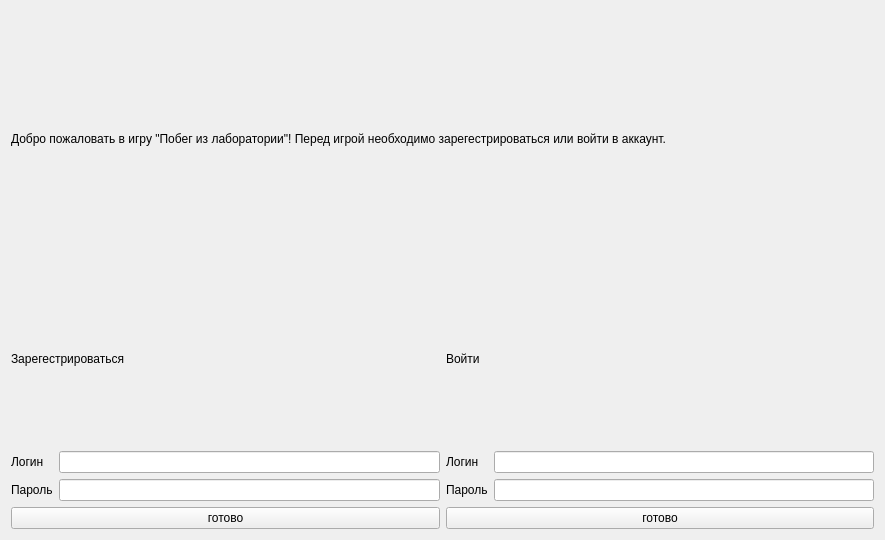
<?xml version="1.0" encoding="UTF-8"?>
<ui version="4.0">
 <class>Form</class>
 <widget class="QWidget" name="Form">
  <property name="geometry">
   <rect>
    <x>0</x>
    <y>0</y>
    <width>885</width>
    <height>540</height>
   </rect>
  </property>
  <property name="windowTitle">
   <string>Form</string>
  </property>
  <layout class="QVBoxLayout" name="verticalLayout_2">
   <item>
    <layout class="QVBoxLayout" name="verticalLayout">
     <item>
      <widget class="QLabel" name="label">
       <property name="text">
        <string>Добро пожаловать в игру &quot;Побег из лаборатории&quot;! Перед игрой необходимо зарегестрироваться или войти в аккаунт.</string>
       </property>
      </widget>
     </item>
     <item>
      <layout class="QHBoxLayout" name="horizontalLayout">
       <item>
        <layout class="QVBoxLayout" name="verticalLayout_3">
         <item>
          <widget class="QLabel" name="label_2">
           <property name="text">
            <string>Зарегестрироваться</string>
           </property>
          </widget>
         </item>
         <item>
          <layout class="QGridLayout" name="gridLayout_2">
           <item row="0" column="1">
            <widget class="QLineEdit" name="lineEdit_2"/>
           </item>
           <item row="1" column="1">
            <widget class="QLineEdit" name="lineEdit"/>
           </item>
           <item row="0" column="0">
            <widget class="QLabel" name="label_4">
             <property name="text">
              <string>Логин</string>
             </property>
            </widget>
           </item>
           <item row="1" column="0">
            <widget class="QLabel" name="label_5">
             <property name="text">
              <string>Пароль</string>
             </property>
            </widget>
           </item>
          </layout>
         </item>
         <item>
          <widget class="QPushButton" name="pushButton">
           <property name="text">
            <string>готово</string>
           </property>
          </widget>
         </item>
        </layout>
       </item>
       <item>
        <layout class="QVBoxLayout" name="verticalLayout_4">
         <item>
          <widget class="QLabel" name="label_3">
           <property name="text">
            <string>Войти</string>
           </property>
          </widget>
         </item>
         <item>
          <layout class="QGridLayout" name="gridLayout_3">
           <item row="0" column="1">
            <widget class="QLineEdit" name="lineEdit_3"/>
           </item>
           <item row="1" column="1">
            <widget class="QLineEdit" name="lineEdit_4"/>
           </item>
           <item row="0" column="0">
            <widget class="QLabel" name="label_6">
             <property name="text">
              <string>Логин</string>
             </property>
            </widget>
           </item>
           <item row="1" column="0">
            <widget class="QLabel" name="label_7">
             <property name="text">
              <string>Пароль</string>
             </property>
            </widget>
           </item>
          </layout>
         </item>
         <item>
          <widget class="QPushButton" name="pushButton_2">
           <property name="text">
            <string>готово</string>
           </property>
          </widget>
         </item>
        </layout>
       </item>
      </layout>
     </item>
    </layout>
   </item>
  </layout>
 </widget>
 <resources/>
 <connections/>
</ui>
